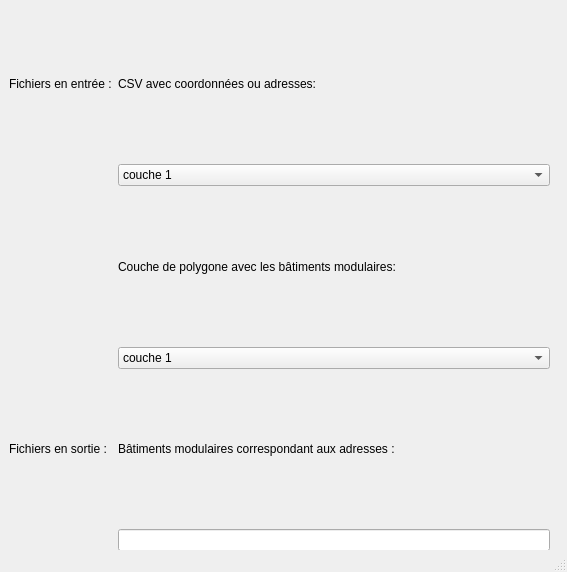
<?xml version="1.0" encoding="UTF-8"?>
<ui version="4.0">
 <class>MainWindow</class>
 <widget class="QMainWindow" name="MainWindow">
  <property name="geometry">
   <rect>
    <x>0</x>
    <y>0</y>
    <width>567</width>
    <height>572</height>
   </rect>
  </property>
  <property name="windowTitle">
   <string>MainWindow</string>
  </property>
  <widget class="QWidget" name="centralwidget">
   <widget class="QWidget" name="gridLayoutWidget">
    <property name="geometry">
     <rect>
      <x>9</x>
      <y>10</y>
      <width>541</width>
      <height>541</height>
     </rect>
    </property>
    <layout class="QGridLayout" name="gridLayout">
     <item row="0" column="0">
      <widget class="QLabel" name="label_5">
       <property name="text">
        <string>Fichiers en entrée :</string>
       </property>
      </widget>
     </item>
     <item row="4" column="0">
      <widget class="QLabel" name="label_4">
       <property name="text">
        <string>Fichiers en sortie :</string>
       </property>
      </widget>
     </item>
     <item row="4" column="1">
      <widget class="QLabel" name="label">
       <property name="text">
        <string>Bâtiments modulaires correspondant aux adresses :</string>
       </property>
      </widget>
     </item>
     <item row="1" column="1">
      <widget class="QComboBox" name="comboBox">
       <item>
        <property name="text">
         <string>couche 1</string>
        </property>
       </item>
       <item>
        <property name="text">
         <string>couche 2</string>
        </property>
       </item>
      </widget>
     </item>
     <item row="2" column="1">
      <widget class="QLabel" name="label_3">
       <property name="text">
        <string>Couche de polygone avec les bâtiments modulaires:</string>
       </property>
      </widget>
     </item>
     <item row="3" column="1">
      <widget class="QComboBox" name="comboBox_2">
       <item>
        <property name="text">
         <string>couche 1</string>
        </property>
       </item>
       <item>
        <property name="text">
         <string>couche 2</string>
        </property>
       </item>
      </widget>
     </item>
     <item row="0" column="1">
      <widget class="QLabel" name="label_2">
       <property name="text">
        <string>CSV avec coordonnées ou adresses:</string>
       </property>
      </widget>
     </item>
     <item row="5" column="1">
      <widget class="QLineEdit" name="lineEdit"/>
     </item>
    </layout>
   </widget>
  </widget>
  <widget class="QStatusBar" name="statusbar"/>
 </widget>
 <resources/>
 <connections/>
</ui>
